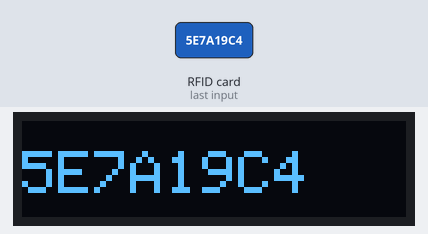
The sketch below on a simulated Arduino Uno, built with avr-gcc and run on an emulated ATmega328P. On the bench: 128×32 one-colour display. The test bench sets the inputs (shaded band). What the sketch prints to the serial monitor is not drawn.

3.3 s: RFID card 5E 7A 19 C4 held to the reader
Above: at 4.6 s.
Timing chart, 0 to 6.3 s (numbered marks = the images above; inputs shaded):
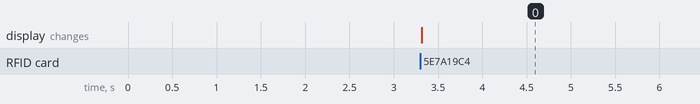

Measured:
- after the input at 3.3 s, the display: changes at once (image 0)

The sketch:

RFID_RDM6300_OLED.ino
```cpp
// #include <Arduino.h>
#include <rdm6300.h>
#include <Wire.h>
#include <Adafruit_GFX.h>
#include <Adafruit_SSD1306.h>
#define RDM6300_RX_PIN 16  // read the SoftwareSerial doc above! may need to change this pin to 10...

#define SCREEN_WIDTH 128  // OLED display width, in pixels
#define SCREEN_HEIGHT 32  // OLED display height, in pixels
Rdm6300 rdm6300;
Adafruit_SSD1306 display(SCREEN_WIDTH, SCREEN_HEIGHT, &Wire, -1);

void setup() {
  Serial.begin(115200);

  rdm6300.begin(RDM6300_RX_PIN);

  Serial.println("\nPlace RFID tag near the rdm6300...");

  if (!display.begin(SSD1306_SWITCHCAPVCC, 0x3C)) {  // Address 0x3D for 128x64
    Serial.println(F("SSD1306 allocation failed"));
    for (;;)
      ;
  }
  delay(2000); //d:\ArduinoWorkSpace\libraries\Adafruit_BMP085_Library
  display.clearDisplay(); //d:\ArduinoWorkSpace\libraries\Adafruit_BMP085_Library
}

void loop() {
  /* get_new_tag_id returns the tag_id of a "new" near tag,
	following calls will return 0 as long as the same tag is kept near. */
  if (rdm6300.get_new_tag_id()) {
    Serial.println(rdm6300.get_tag_id(), HEX);
    display.clearDisplay();       // xóa sạch màn hình
    display.setTextSize(2);       // kích thước văn bản
    display.setTextColor(WHITE);  // màu văn bản, chỉ có một màu
    display.setCursor(0, 10);     // tọa độ hiện thị (x,y)
    // Display static text
    display.println(rdm6300.get_tag_id(), HEX);  // in ra nội dung văn bản
    display.display();                           // bắt đầu in
    delay(10);
  }
}
```
